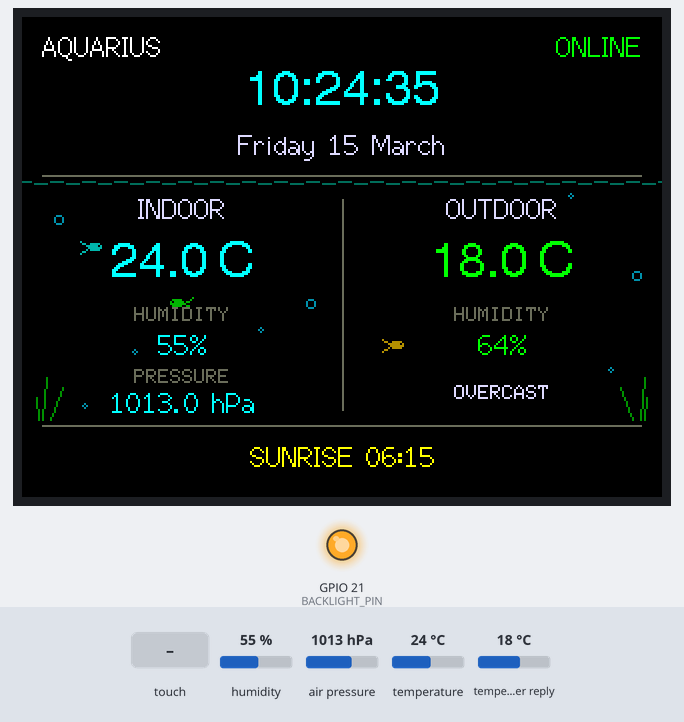
The sketch below on a simulated ESP32. Shown: 320×240 colour display, output pins drawn as LEDs (lit = HIGH). The test bench sets the inputs (shaded band); at power-on: humidity 55 %, air pressure 1013 hPa, temperature 24 °C, temperature in the weather reply 18 °C. WiFi joins after 1.5 s; servers stay silent unless stated; the local clock reads 2024-03-15 10:24:30 at power-on unless the sketch sets it; web services answer with replies made up by the test bench; what the sketch prints to the serial monitor is not drawn.

Above: at 5.7 s.
5.8 s: touch panel pressed at 13 % / 10 % of its raw x / y range
At 8.1 s:
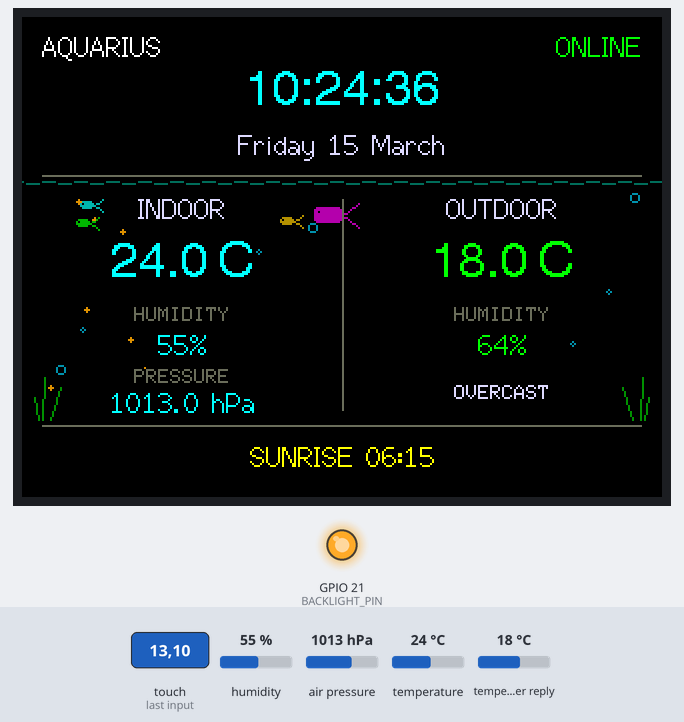
8.3 s: humidity set to 22 %
At 12.4 s:
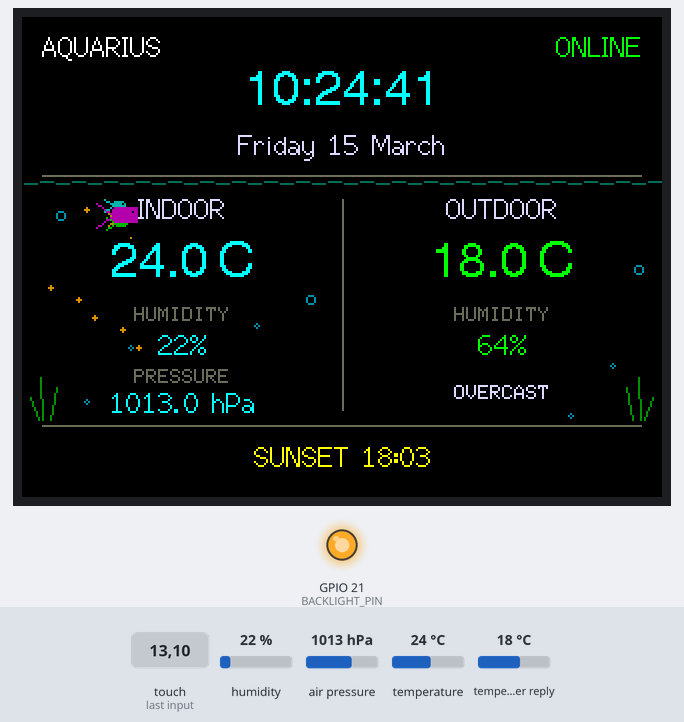
13.3 s: touch panel pressed at 38 % / 30 % of its raw x / y range
At 15.9 s:
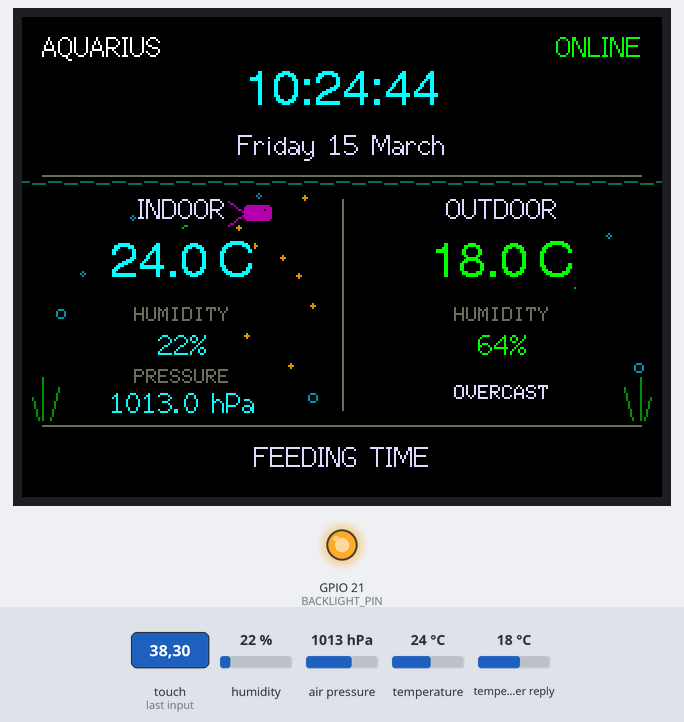
18.0 s: air pressure set to 952 hPa
At 22.0 s:
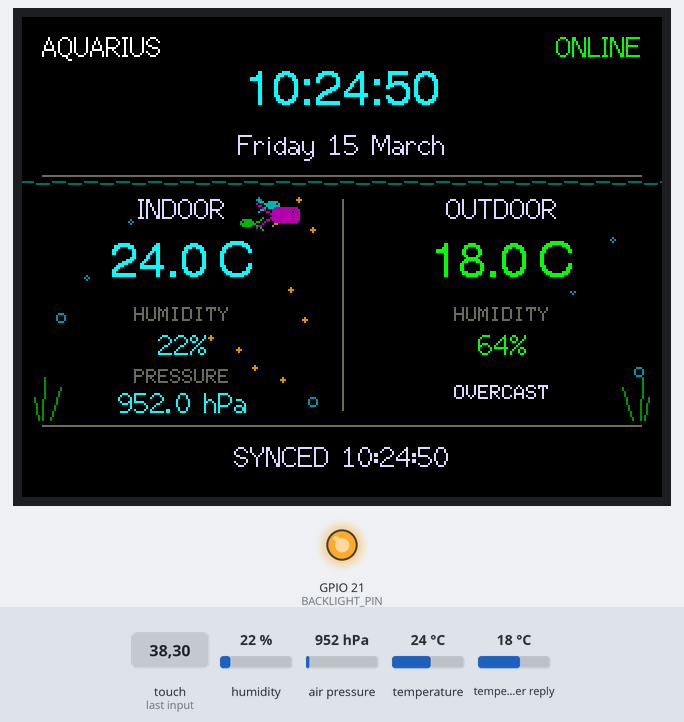
23.1 s: touch panel pressed at 13 % / 10 % of its raw x / y range
At 26.7 s:
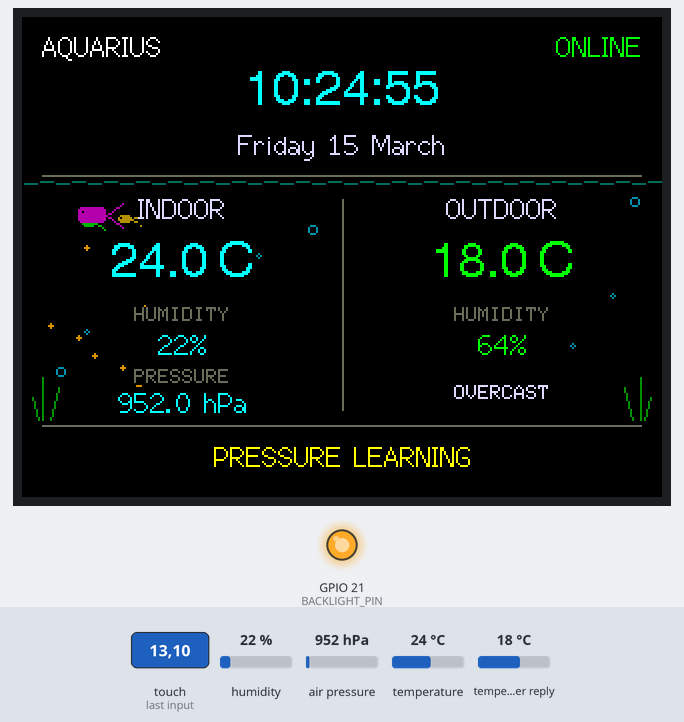

Measured:
- after the input at 5.8 s, the display: first changes after 0.39 s (image 1 shows a later state)
- after the input at 23.1 s, the display: first differs from a run without the input after 0.64 s (image 5 shows a later state)
- what the display in image 2 shows lasts 0.5 s, from 12.0 s to 12.5 s

The sketch:

Aquarius_v0.1.1.ino
```cpp
/*
 * Aquarius v0.1.1 — Touch Feeding & Cephalopods
 *
 * Focus:
 *   - cleaner information hierarchy
 *   - restrained colour palette
 *   - reusable DisplayManager
 *   - rotating single-line footer
 *   - weather/time responsive aquatic background
 *   - animated water surface, bubbles, fish and plants
 *   - clean dashboard remains the primary focus
 */
#include <Arduino.h>
#include <TFT_eSPI.h>
#include <SPI.h>
#include <XPT2046_Touchscreen.h>

#include "AquariusConfig.h"
#include "AquariusTheme.h"
#include "DisplayManager.h"
#include "IndoorSensor.h"
#include "PressureTrend.h"
#include "TimeService.h"
#include "WeatherService.h"

namespace {

constexpr uint8_t I2C_SDA_PIN = 22;
constexpr uint8_t I2C_SCL_PIN = 27;
constexpr uint8_t BACKLIGHT_PIN = 21;
constexpr unsigned long DISPLAY_INTERVAL_MS = 100UL;

TFT_eSPI tft;
TFT_eSprite canvas(&tft);

IndoorSensor indoorSensor;
TimeService timeService;
WeatherService weatherService;
PressureTrend pressureTrend;
DisplayManager displayManager(canvas);

unsigned long lastSensorUpdateMs = 0;
unsigned long lastClockUpdateMs = 0;
unsigned long lastDisplayUpdateMs = 0;
SPIClass touchSpi(VSPI);
XPT2046_Touchscreen touchscreen(
    AQUARIUS_TOUCH_CS_PIN,
    AQUARIUS_TOUCH_IRQ_PIN);

unsigned long lastTouchMs = 0;
bool touchWasDown = false;

void presentCanvas() {
  canvas.pushSprite(0, 0);
}

void initialiseDisplay() {
  pinMode(BACKLIGHT_PIN, OUTPUT);
  digitalWrite(BACKLIGHT_PIN, HIGH);

  tft.init();
  tft.setRotation(1);
  tft.fillScreen(TFT_BLACK);

  canvas.setColorDepth(8);
  if (canvas.createSprite(
          AquariusTheme::SCREEN_WIDTH,
          AquariusTheme::SCREEN_HEIGHT) == nullptr) {
    Serial.println("ERROR: Unable to allocate display sprite");
    while (true) delay(1000);
  }

  canvas.fillSprite(AquariusTheme::BACKGROUND);
}

void renderDashboard(unsigned long nowMs) {
  displayManager.updateAquarium(
      nowMs, timeService.reading(), weatherService.reading());
  displayManager.drawDashboard(
      timeService.reading(),
      indoorSensor.reading(),
      weatherService.reading(),
      timeService.wifiConnected(),
      pressureTrend.label(),
      pressureTrend.symbol(),
      nowMs);
  presentCanvas();
}

void initialiseTouch() {
  touchSpi.begin(
      AQUARIUS_TOUCH_CLK_PIN,
      AQUARIUS_TOUCH_MISO_PIN,
      AQUARIUS_TOUCH_MOSI_PIN,
      AQUARIUS_TOUCH_CS_PIN);
  touchscreen.begin(touchSpi);
  touchscreen.setRotation(1);
  Serial.println("Touch controller  : ready");
}

void pollTouch(unsigned long nowMs) {
  const bool touched = touchscreen.touched();
  if (touched && !touchWasDown &&
      nowMs - lastTouchMs >= AQUARIUS_TOUCH_DEBOUNCE_MS) {
    TS_Point point = touchscreen.getPoint();
    if (point.z >= AQUARIUS_TOUCH_MIN_PRESSURE) {
      int screenX = map(
          point.x,
          AQUARIUS_TOUCH_MIN_X,
          AQUARIUS_TOUCH_MAX_X,
          0,
          AquariusTheme::SCREEN_WIDTH - 1);
      int screenY = map(
          point.y,
          AQUARIUS_TOUCH_MIN_Y,
          AQUARIUS_TOUCH_MAX_Y,
          0,
          AquariusTheme::SCREEN_HEIGHT - 1);
      screenX = constrain(screenX, 0, AquariusTheme::SCREEN_WIDTH - 1);
      screenY = constrain(screenY, 0, AquariusTheme::SCREEN_HEIGHT - 1);

      lastTouchMs = nowMs;
      displayManager.feedFish(nowMs, screenX, screenY);
      Serial.printf(
          "Aquarium          : feeding triggered at %d,%d (raw %d,%d,%d)\n",
          screenX, screenY, point.x, point.y, point.z);
    }
  }
  touchWasDown = touched;
}

void printStatus() {
  const IndoorReading& indoor = indoorSensor.reading();
  const OutdoorReading& outdoor = weatherService.reading();

  Serial.println("----------------------------------------");
  Serial.printf(
      "Wi-Fi             : %s\n",
      timeService.wifiConnected() ? "connected" : "disconnected");
  Serial.printf("Indoor sensor     : %s\n", indoorSensor.barometricName());

  if (indoor.temperatureValid) {
    Serial.printf("Indoor temperature: %.2f C\n", indoor.temperatureC);
  }
  if (indoor.humidityValid) {
    Serial.printf("Indoor humidity   : %.2f %%RH\n", indoor.humidityPct);
  } else {
    Serial.println("Indoor humidity   : unavailable");
  }
  if (indoor.pressureValid) {
    Serial.printf("Indoor pressure   : %.2f hPa\n", indoor.pressureHpa);
    Serial.printf(
        "Pressure trend    : %s (%+.2f hPa, %u samples)\n",
        pressureTrend.label(),
        pressureTrend.changeHpa(),
        pressureTrend.sampleCount());
  }

  if (outdoor.valid) {
    Serial.printf("Outdoor temp      : %.2f C\n", outdoor.temperatureC);
    Serial.printf("Outdoor humidity  : %.0f %%RH\n", outdoor.humidityPct);
    Serial.printf("Outdoor condition : %s\n", outdoor.conditionText);
    Serial.printf(
        "Sunrise / sunset  : %s / %s\n",
        outdoor.sunriseText,
        outdoor.sunsetText);
  } else {
    Serial.println("Outdoor weather   : unavailable");
  }
}

}  // namespace

void setup() {
  Serial.begin(115200);
  delay(800);

  Serial.println();
  Serial.println("========================================");
  Serial.println(" AQUARIUS v0.1.1");
  Serial.println(" Aquarium Engine");
  Serial.println("========================================");

  initialiseDisplay();
  initialiseTouch();
  displayManager.beginAquarium(millis());
  displayManager.drawBootScreen();
  presentCanvas();

  indoorSensor.begin(Wire, I2C_SDA_PIN, I2C_SCL_PIN);
  displayManager.drawBootLine(
      String("Sensor: ") + indoorSensor.barometricName(),
      152,
      indoorSensor.hasAnySensor()
          ? AquariusTheme::OUTDOOR
          : AquariusTheme::ERROR_COLOUR);
  presentCanvas();
  delay(400);

  displayManager.drawBootLine(
      "Connecting Wi-Fi...",
      178,
      AquariusTheme::SECONDARY);
  presentCanvas();
  timeService.begin();

  displayManager.drawBootLine(
      timeService.wifiConnected() ? "Wi-Fi connected" : "Wi-Fi unavailable",
      178,
      timeService.wifiConnected()
          ? AquariusTheme::OUTDOOR
          : AquariusTheme::ERROR_COLOUR);
  presentCanvas();

  const unsigned long syncStart = millis();
  while (!timeService.timeValid() && millis() - syncStart < 8000UL) {
    timeService.update();
    delay(250);
  }

  displayManager.drawBootLine(
      "Fetching outdoor weather...",
      204,
      AquariusTheme::SECONDARY);
  presentCanvas();
  weatherService.begin();

  if (indoorSensor.reading().pressureValid) {
    pressureTrend.begin(indoorSensor.reading().pressureHpa);
  }

  const unsigned long now = millis();
  renderDashboard(now);
  printStatus();

  lastSensorUpdateMs = now;
  lastClockUpdateMs = now;
  lastDisplayUpdateMs = now;
}

void loop() {
  const unsigned long now = millis();
  pollTouch(now);

  if (now - lastClockUpdateMs >= AQUARIUS_CLOCK_INTERVAL_MS) {
    lastClockUpdateMs = now;
    timeService.update();
    weatherService.update();
  }

  if (now - lastSensorUpdateMs >= AQUARIUS_SENSOR_INTERVAL_MS) {
    lastSensorUpdateMs = now;
    indoorSensor.update();

    if (indoorSensor.reading().pressureValid) {
      pressureTrend.update(indoorSensor.reading().pressureHpa);
    }

    printStatus();
  }

  if (now - lastDisplayUpdateMs >= DISPLAY_INTERVAL_MS) {
    lastDisplayUpdateMs = now;
    renderDashboard(now);
  }

  delay(1);
}
```

AquariumEngine.h
```cpp
#pragma once

#include <Arduino.h>
#include <TFT_eSPI.h>

#include "TimeService.h"
#include "WeatherService.h"

class AquariumEngine {
 public:
  explicit AquariumEngine(TFT_eSprite& canvas);

  void begin(unsigned long nowMs);
  void update(unsigned long nowMs,
              const ClockReading& clock,
              const OutdoorReading& outdoor);
  void feed(unsigned long nowMs, int screenX = 160, int screenY = 90);

  uint16_t backgroundColour(const ClockReading& clock,
                            const OutdoorReading& outdoor) const;
  void draw(const ClockReading& clock,
            const OutdoorReading& outdoor,
            unsigned long nowMs,
            uint16_t background);

  bool feedingActive(unsigned long nowMs) const;
  const char* eventLabel(unsigned long nowMs) const;

 private:
  enum class EventType : uint8_t {
    None,
    RareFish,
    Submarine,
    NocturnalFish
  };

  enum class RareSpecies : uint8_t {
    Koi,
    Jellyfish,
    AnglerFish,
    Shark,
    Squid,
    Octopus,
    Count
  };

  struct Fish {
    float x;
    float y;
    float speed;
    int8_t direction;
    uint8_t size;
    uint16_t colour;
    uint32_t phase;
  };

  TFT_eSprite& canvas_;
  Fish fish_[4];
  bool initialised_ = false;
  unsigned long lastUpdateMs_ = 0;
  unsigned long feedingUntilMs_ = 0;
  int feedingX_ = 160;
  int feedingY_ = 104;
  unsigned long nextRareEventMs_ = 0;
  unsigned long eventUntilMs_ = 0;
  EventType eventType_ = EventType::None;
  RareSpecies rareSpecies_ = RareSpecies::Koi;
  float eventX_ = -40.0f;
  int8_t eventDirection_ = 1;
  uint32_t randomState_ = 0xA51C0DEu;

  bool isNight(const ClockReading& clock) const;
  float activityFactor(const ClockReading& clock,
                       const OutdoorReading& outdoor) const;
  float preferredDepth(const OutdoorReading& outdoor) const;
  uint32_t nextRandom();
  void scheduleNextEvent(unsigned long nowMs);
  void startScheduledEvent(unsigned long nowMs,
                           const ClockReading& clock);
  void updateFish(unsigned long nowMs,
                  const ClockReading& clock,
                  const OutdoorReading& outdoor);
  void updateEvent(unsigned long nowMs,
                   const ClockReading& clock,
                   const OutdoorReading& outdoor);

  void drawWaterSurface(unsigned long nowMs,
                        uint16_t background,
                        const OutdoorReading& outdoor);
  void drawBubbles(unsigned long nowMs,
                   uint16_t background,
                   const ClockReading& clock,
                   const OutdoorReading& outdoor);
  void drawPlants(unsigned long nowMs, uint16_t background);
  void drawWeatherEffects(unsigned long nowMs,
                          uint16_t background,
                          const OutdoorReading& outdoor);
  void drawFishSchool(unsigned long nowMs,
                      uint16_t background);
  void drawFishSprite(int x,
                      int y,
                      int8_t direction,
                      uint8_t size,
                      uint16_t colour,
                      bool special = false);
  void drawFood(unsigned long nowMs, uint16_t background);
  void drawSpecialEvent(unsigned long nowMs, uint16_t background);
  void drawSubmarine(int x, int y, int8_t direction, uint16_t colour);
  void drawRareVisitor(int x,
                       int y,
                       int8_t direction,
                       RareSpecies species,
                       uint16_t colour,
                       unsigned long nowMs);
  void drawSquid(int x, int y, int8_t direction,
                 uint16_t colour, unsigned long nowMs);
  void drawOctopus(int x, int y, int8_t direction,
                   uint16_t colour, unsigned long nowMs);
};
```

AquariusTheme.h
```cpp
#pragma once

#include <TFT_eSPI.h>

namespace AquariusTheme {

constexpr uint16_t BACKGROUND = TFT_BLACK;
constexpr uint16_t PRIMARY = TFT_WHITE;
constexpr uint16_t INDOOR = TFT_CYAN;
constexpr uint16_t OUTDOOR = TFT_GREEN;
constexpr uint16_t ACCENT = TFT_YELLOW;
constexpr uint16_t MUTED = TFT_DARKGREY;
constexpr uint16_t SECONDARY = TFT_LIGHTGREY;
constexpr uint16_t ERROR_COLOUR = TFT_RED;

constexpr int SCREEN_WIDTH = 320;
constexpr int SCREEN_HEIGHT = 240;
constexpr int MARGIN = 10;
constexpr int CENTRE_X = SCREEN_WIDTH / 2;

}  // namespace AquariusTheme
```

DisplayManager.h
```cpp
#pragma once

#include <Arduino.h>
#include <TFT_eSPI.h>

#include "AquariumEngine.h"
#include "IndoorSensor.h"
#include "TimeService.h"
#include "WeatherService.h"

class DisplayManager {
 public:
  explicit DisplayManager(TFT_eSprite& canvas);

  void beginAquarium(unsigned long nowMs);
  void updateAquarium(unsigned long nowMs, const ClockReading& clock, const OutdoorReading& outdoor);
  void feedFish(unsigned long nowMs, int screenX, int screenY);
  bool feedingActive(unsigned long nowMs) const;

  void drawBootScreen();
  void drawBootLine(const String& text, int y, uint16_t colour);

  void drawDashboard(
      const ClockReading& clock,
      const IndoorReading& indoor,
      const OutdoorReading& outdoor,
      bool wifiConnected,
      const char* pressureTrendLabel,
      const char* pressureTrendSymbol,
      unsigned long nowMs);

 private:
  TFT_eSprite& canvas_;
  AquariumEngine aquarium_;
  uint16_t background_ = TFT_BLACK;

  void clear(const ClockReading* clock = nullptr, const OutdoorReading* outdoor = nullptr);
  void drawHeader(const ClockReading& clock, bool wifiConnected);
  void drawWeatherPanel(
      const IndoorReading& indoor,
      const OutdoorReading& outdoor);
  void drawFooter(
      const ClockReading& clock,
      const IndoorReading& indoor,
      const OutdoorReading& outdoor,
      const char* pressureTrendLabel,
      const char* pressureTrendSymbol,
      unsigned long nowMs);

  String temperatureText(float value, bool valid) const;
  String humidityText(float value, bool valid) const;
  String compactCondition(const char* condition) const;
};
```

IndoorSensor.cpp
```cpp
#include "IndoorSensor.h"
#include <math.h>

bool IndoorSensor::tryBme(uint8_t address) {
  if (!bme_.begin(address, wire_)) return false;
  const uint8_t id = bme_.sensorID();
  return id == 0x60;
}

bool IndoorSensor::tryBmp(uint8_t address) {
  if (!bmp_.begin(address, 0x58)) return false;
  const uint8_t id = bmp_.sensorID();
  return id == 0x56 || id == 0x57 || id == 0x58;
}

bool IndoorSensor::begin(TwoWire& wire, uint8_t sdaPin, uint8_t sclPin) {
  wire_ = &wire;
  wire_->begin(sdaPin, sclPin);

  bmeFound_ = tryBme(0x76) || tryBme(0x77);
  if (!bmeFound_) bmpFound_ = tryBmp(0x76) || tryBmp(0x77);

#if AQUARIUS_ENABLE_DHT
  dht_.begin();
  delay(1500);
  const float testHumidity = dht_.readHumidity();
  const float testTemperature = dht_.readTemperature();
  dhtFound_ = !isnan(testHumidity) || !isnan(testTemperature);
#endif

  update();
  return hasAnySensor();
}

void IndoorSensor::update() {
  reading_ = IndoorReading{};

  if (bmeFound_) {
    const float t = bme_.readTemperature();
    const float h = bme_.readHumidity();
    const float p = bme_.readPressure() / 100.0F;
    if (!isnan(t)) { reading_.temperatureC = t; reading_.temperatureValid = true; reading_.temperatureSource = "BME280"; }
    if (!isnan(h)) { reading_.humidityPct = h; reading_.humidityValid = true; reading_.humiditySource = "BME280"; }
    if (!isnan(p) && p > 100.0F) { reading_.pressureHpa = p; reading_.pressureValid = true; reading_.pressureSource = "BME280"; }
  } else if (bmpFound_) {
    const float t = bmp_.readTemperature();
    const float p = bmp_.readPressure() / 100.0F;
    if (!isnan(t)) { reading_.temperatureC = t; reading_.temperatureValid = true; reading_.temperatureSource = "BMP280"; }
    if (!isnan(p) && p > 100.0F) { reading_.pressureHpa = p; reading_.pressureValid = true; reading_.pressureSource = "BMP280"; }
  }

#if AQUARIUS_ENABLE_DHT
  if (dhtFound_) {
    const float t = dht_.readTemperature();
    const float h = dht_.readHumidity();
    if (!reading_.temperatureValid && !isnan(t)) { reading_.temperatureC = t; reading_.temperatureValid = true; reading_.temperatureSource = "DHT22"; }
    if (!isnan(h)) { reading_.humidityPct = h; reading_.humidityValid = true; reading_.humiditySource = "DHT22"; }
  }
#endif
}

const char* IndoorSensor::barometricName() const {
  if (bmeFound_) return "BME280";
  if (bmpFound_) return "BMP280";
#if AQUARIUS_ENABLE_DHT
  if (dhtFound_) return "DHT22";
#endif
  return "NONE";
}
```

IndoorSensor.h
```cpp
#pragma once

#include <Arduino.h>
#include <Wire.h>
#include <Adafruit_BME280.h>
#include <Adafruit_BMP280.h>
#include "AquariusConfig.h"

#if AQUARIUS_ENABLE_DHT
#include <DHT.h>
#endif

struct IndoorReading {
  float temperatureC = NAN;
  float humidityPct = NAN;
  float pressureHpa = NAN;
  bool temperatureValid = false;
  bool humidityValid = false;
  bool pressureValid = false;
  const char* temperatureSource = "none";
  const char* humiditySource = "none";
  const char* pressureSource = "none";
};

class IndoorSensor {
 public:
  bool begin(TwoWire& wire, uint8_t sdaPin, uint8_t sclPin);
  void update();
  const IndoorReading& reading() const { return reading_; }
  bool hasAnySensor() const { return bmeFound_ || bmpFound_ || dhtFound_; }
  const char* barometricName() const;

 private:
  TwoWire* wire_ = nullptr;
  Adafruit_BME280 bme_;
  Adafruit_BMP280 bmp_;
#if AQUARIUS_ENABLE_DHT
  DHT dht_{AQUARIUS_DHT_PIN, DHT22};
#endif
  IndoorReading reading_;
  bool bmeFound_ = false;
  bool bmpFound_ = false;
  bool dhtFound_ = false;

  bool tryBme(uint8_t address);
  bool tryBmp(uint8_t address);
};
```

PressureTrend.cpp
```cpp
#include "PressureTrend.h"
#include <math.h>

void PressureTrend::begin(float pressureHpa) {
  count_ = 0;
  nextIndex_ = 0;
  changeHpa_ = 0.0F;
  lastSampleMs_ = millis();
  addSample(pressureHpa);
}

void PressureTrend::addSample(float pressureHpa) {
  if (isnan(pressureHpa)) return;
  history_[nextIndex_] = pressureHpa;
  nextIndex_ = (nextIndex_ + 1) % AQUARIUS_PRESSURE_HISTORY_SIZE;
  if (count_ < AQUARIUS_PRESSURE_HISTORY_SIZE) ++count_;

  if (count_ < 2) { changeHpa_ = 0.0F; return; }
  const uint8_t oldest = count_ < AQUARIUS_PRESSURE_HISTORY_SIZE ? 0 : nextIndex_;
  changeHpa_ = pressureHpa - history_[oldest];
}

void PressureTrend::update(float pressureHpa) {
  const unsigned long now = millis();
  if (count_ == 0) { begin(pressureHpa); return; }
  if (now - lastSampleMs_ < AQUARIUS_PRESSURE_SAMPLE_INTERVAL_MS) return;
  lastSampleMs_ = now;
  addSample(pressureHpa);
}

const char* PressureTrend::label() const {
  if (count_ < 2) return "LEARNING";
  if (changeHpa_ > AQUARIUS_PRESSURE_TREND_THRESHOLD_HPA) return "RISING";
  if (changeHpa_ < -AQUARIUS_PRESSURE_TREND_THRESHOLD_HPA) return "FALLING";
  return "STEADY";
}

const char* PressureTrend::symbol() const {
  if (count_ < 2) return "";
  if (changeHpa_ > AQUARIUS_PRESSURE_TREND_THRESHOLD_HPA) return "+";
  if (changeHpa_ < -AQUARIUS_PRESSURE_TREND_THRESHOLD_HPA) return "-";
  return "=";
}
```

Source omitted: AquariumEngine.cpp (17206 bytes), DisplayManager.cpp (7482 bytes), PressureTrend.h (535 bytes), Secrets.h (238 bytes), TimeService.cpp (1321 bytes), TimeService.h (479 bytes), WeatherService.cpp (4657 bytes), WeatherService.h (658 bytes), AquariusConfig.h (1707 bytes)
